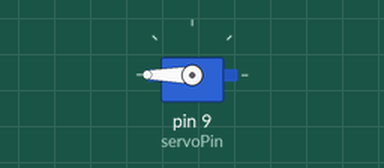
This sketch was run on a simulated Arduino Uno, built with avr-gcc and run on an emulated ATmega328P. Shown: servo.

Above: at 0.15 s.
Timing chart, 0 to 1.6 s (numbered marks = the images above):
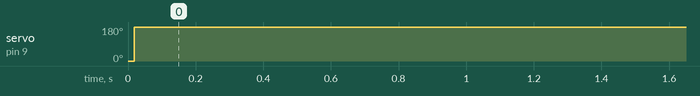

Measured:
- by itself, servo on pin 9 (servoPin): 0° → 180° at 0.02 s

The sketch:

servo_control.ino
```cpp
#include <Servo.h>

// Define the servo motor
Servo servoMotor;

// Define the pin to which the servo is connected
int servoPin = 9;

void setup() {
  // Attach the servo to the specified pin
  servoMotor.attach(servoPin);
}

void loop() {
  // Rotate the servo motor to 0 degrees (minimum position)
  servoMotor.write(0);
  delay(2); // Wait for 1 second

  // Rotate the servo motor to 180 degrees (maximum position)
  servoMotor.write(180);
  delay(2); // Wait for 1 second
}
```
